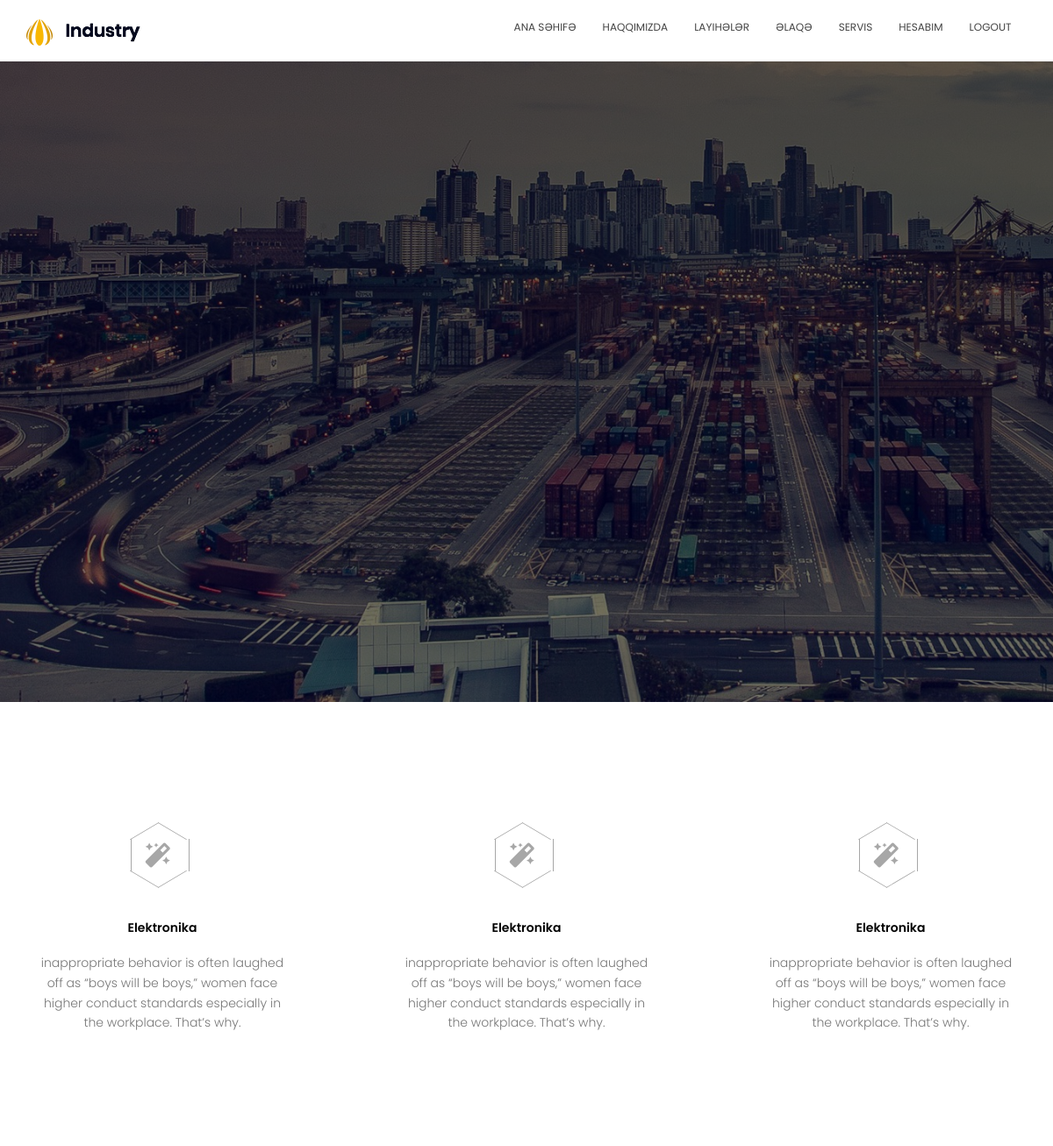
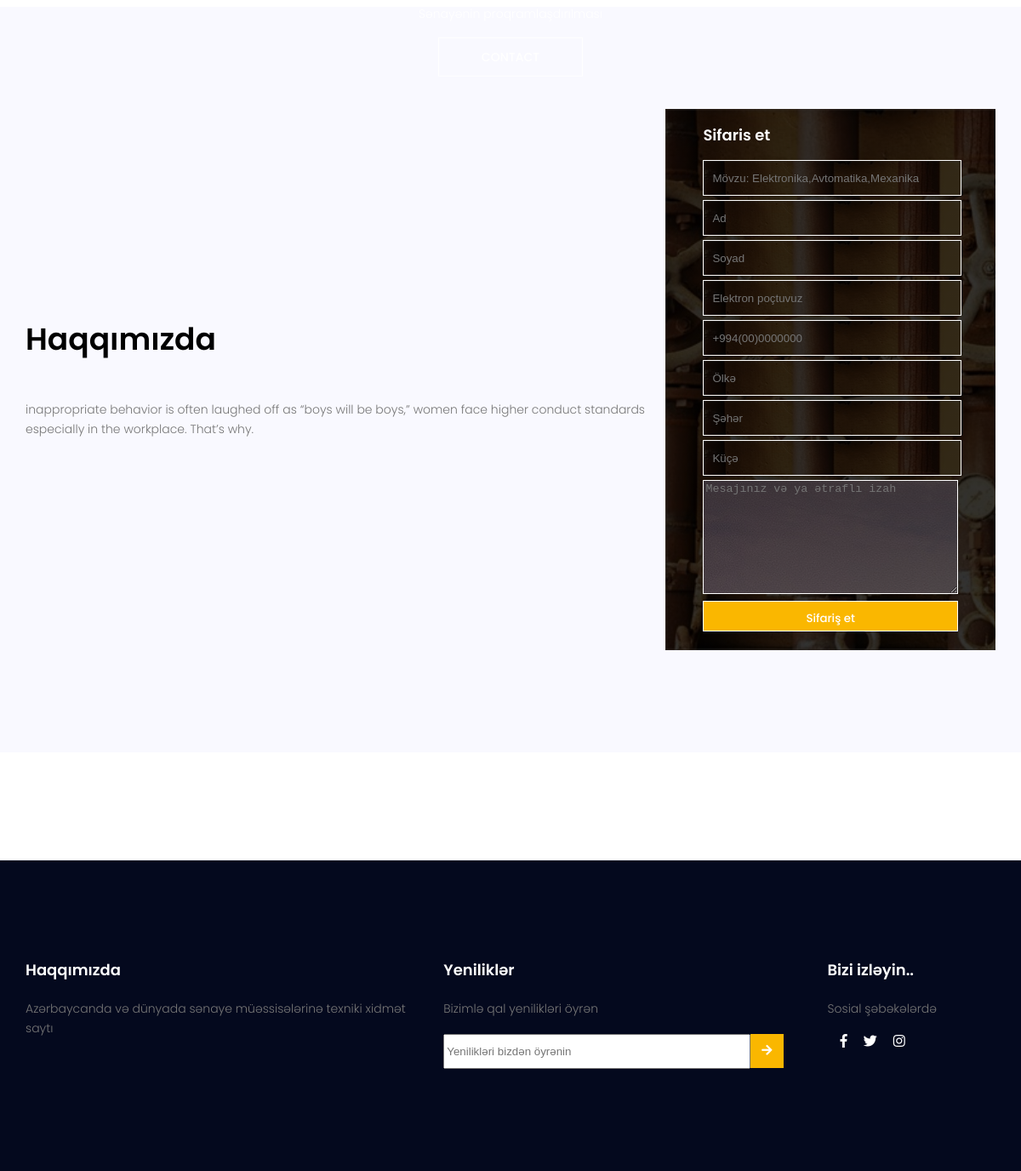
/industry/servis (signed in), run on the app's committed database (2 pictures, top to bottom).
### app/models.py (models this page shows, shortened)
class Icon(db.Model):
    id = db.Column(db.Integer, primary_key=True)
    title = db.Column(db.String(255),  nullable=False)
    text = db.Column(db.String(255),  nullable=False)

class About(db.Model):
    id= db.Column(db.Integer, primary_key=True)
    title = db.Column(db.String(255), nullable=False)
    text=db.Column(db.String(255), nullable=False)

### app/views.py (the view)
@app.route('/industry/servis')
@login_required
def appservis():
    alldata=Icon.query.all()
    all=About.query.all()
    return render_template('app/servis.html', allicons=alldata, about=all)

### app/models.py (called while the page is built)
@login_manager.user_loader
def load_user(user_id):
    return User.query.get(int(user_id))

### templates/app/servis.html
{% extends '/app/layout.html' %}
{% block pageinner%}
    <div class="icon">
        <div class="icon-inner">
            {% for row in allicons %}
            <div class="icon-main">
                <div class="hexagon"><i class="fas fa-magic"></i></div>
                <h4>{{row.title}}</h4>
                <p>{{row.text}}</p>
            </div>
            {% endfor %}
        </div>
    </div>
    <div class="order">
        <div class="order-inner">
            <div class="order-main">
                {% for row in about %}
                <h1>{{row.title}}</h1>
                <p>{{row.text}}</p>
                {% endfor%}
            </div>
            <div class="order-main2">
                <form action="{{url_for('addappservis')}}" method="POST" class="order-request">
                    <h4>Sifaris et</h4>
                    <input name="subject" type="text" placeholder="Mövzu: Elektronika,Avtomatika,Mexanika">
                    <input name="name" type="text" placeholder="Ad">
                    <input name="surname" type="text" placeholder="Soyad">
                    <input name="email" type="email" placeholder="Elektron poçtuvuz">
                    <input name="phone" type="text" placeholder="+994(00)0000000">
                    <input name="country" type="text" placeholder="Ölkə">
                    <input name="city" type="text" placeholder="Şəhər">
                    <input name="street" type="text" placeholder="Küçə">
                    <textarea name="text" cols="30" rows="10" placeholder="Mesajınız və ya ətraflı izah"></textarea>
                    <button type="submit">Sifariş et</button>
                </form>
            </div>
        </div>
    </div>
{% endblock pageinner%}

### css/main.css (style rules this page uses)
html, body, div, span, applet, object, iframe, h1, h2, h3, h4, h5, h6, p, blockquote, pre, a, abbr, acronym, address, big, cite, code, del, dfn, em, img, ins, kbd, q, s, samp, small, strike, strong, sub, sup, tt, var, b, u, i, center, dl, dt, dd, ol, ul, li, fieldset, form, label, legend, table, caption, tbody, tfoot, thead, tr, th, td, article, aside, canvas, details, embed, figure, figcaption, footer, header, hgroup, menu, nav, output, ruby, section, summary, time, mark, audio, video { margin: 0; padding: 0; border: 0; font-size: 100%; font: inherit; vertical-align: baseline; }
body { line-height: 1; }
.icon { width: 100%; }
.icon .icon-inner { width: 1041px; display: flex; justify-content: space-between; margin: 137px auto; }
.icon .icon-inner .icon-main { width: 33.3333%; margin-left: -68px; margin-right: -68px; }
.icon .icon-inner h4 { font-size: 14px; margin-top: 56px; margin-bottom: 20px; font-family: "Poppins", sans-serif; font-weight: 600; line-height: 1.2em; text-align: center; }
.icon .icon-inner p { font-size: 14px; font-weight: 300; line-height: 1.625em; font-family: "Poppins", sans-serif; color: #777777; max-width: 280px; text-align: center; margin-left: auto; margin-right: auto; }
.hexagon { position: relative; width: 65px; height: 37.53px; background-color: none; margin: 18.76px 137px; border-left: solid 1px #a7a7a7; border-right: solid 1px #a7a7a7; }
.hexagon i { font-size: 28px; line-height: 1; margin-top: 5px; color: #a7a7a7; position: relative; left: 25%; }
.hexagon:before, .hexagon:after { content: ""; position: absolute; z-index: 1; width: 45.96px; height: 45.96px; transform: scaleY(0.5774) scaleX(0.9777) rotate(-45deg); background-color: inherit; left: 7.9987px; }
.hexagon:before { top: -22.9810px; border-top: solid 1px #a7a7a7; border-right: solid 1px #a7a7a7; }
.hexagon:after { bottom: -22.9810px; border-bottom: solid 1px #a7a7a7; border-left: solid 1px #a7a7a7; }
.order { width: 100%; background-color: #f9f9ff; }
.order .order-inner { max-width: 1140px; display: flex; flex-wrap: wrap; align-items: center; justify-content: center; margin-right: auto; margin-left: auto; margin-bottom: 127px; padding: 120px 0; }
.order .order-inner .order-main { width: 66%; box-sizing: border-box; padding-right: 15px; }
.order .order-inner .order-main h1 { margin-bottom: 30px; font-size: 36px; font-family: "Poppins", sans-serif; font-weight: 600; line-height: 1.2em; color: black; }
.order .order-inner .order-main p { font-size: 14px; font-weight: 300; line-height: 1.625em; font-family: "Poppins", sans-serif; color: #777777; padding-top: 20px; text-align: left; }
.order .order-inner .order-main2 { width: 34%; background-image: linear-gradient(rgba(0, 0, 0, 0.8), rgba(0, 0, 0, 0.8)), url(../img/form-bg.jpg); background-size: cover; height: 100%; }
.order .order-inner .order-main2 .order-request { margin: 22px 44px; z-index: 2; }
.order .order-inner .order-main2 .order-request h4 { color: white; font-size: 18px; padding-bottom: 20px; font-family: "Poppins", sans-serif; font-weight: 600; }
.order .order-inner .order-main2 .order-request input { height: 40px; margin-bottom: 5px; width: 94%; background: linear-gradient(rgba(0, 0, 0, 0.8), rgba(0, 0, 0, 0.8)), url(../img/form-bg.jpg); color: white; border: 1px solid; padding: 0px 10px; }
.order .order-inner .order-main2 .order-request textarea { width: 98%; height: 128px; background: linear-gradient(rgba(0, 0, 0, 0.6), rgba(0, 0, 0, 0.5)), url(../img/header-bg.jpg) no-repeat; color: white; border: 1px solid; }
.order .order-inner .order-main2 .order-request button { height: 36px; width: 100%; border: 1px solid; background-color: #fab700; display: block; text-align: center; color: white; text-decoration: none; font-weight: 500; padding-top: 7px; margin-top: 5px; font-family: "Poppins", sans-serif; }

### data on the page
Icon: title "Elektronika", text "inappropriate behavior is often laughed off as “boys will be boys,” women face higher conduct standards especially in the workplace. That’s why."
Icon: title "Elektronika", text "inappropriate behavior is often laughed off as “boys will be boys,” women face higher conduct standards especially in the workplace. That’s why."
Icon: title "Elektronika", text "inappropriate behavior is often laughed off as “boys will be boys,” women face higher conduct standards especially in the workplace. That’s why."
About: title "Haqqımızda", text "inappropriate behavior is often laughed off as “boys will be boys,” women face higher conduct standards especially in the workplace. That’s why."
